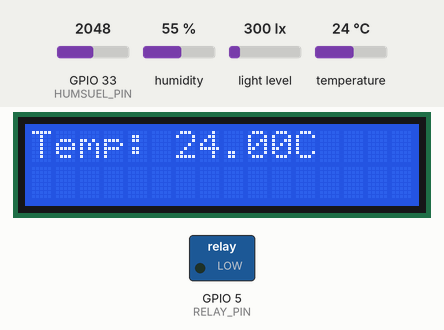
Bench run of a sketch on a simulated ESP32. On the bench: 16×2 character LCD, switched loads named in the sketch (green lamp = pin HIGH). The inputs (shaded band) are chosen by the test bench; at power-on: humidity 55 %, GPIO 33 (HUMSUEL_PIN) = 2048, light level 300 lx, temperature 24 °C. What the sketch prints to the serial monitor is not drawn.

Above: at 5.2 s.
5.3 s: humidity set to 22 %
At 7.0 s:
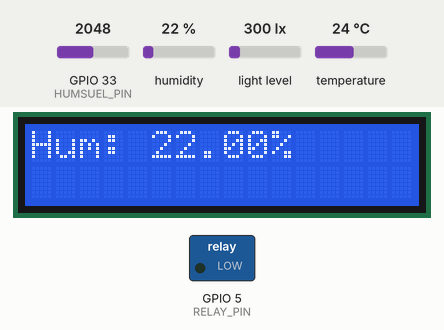
15.7 s: GPIO 33 (HUMSUEL_PIN) set to 873
At 17.1 s:
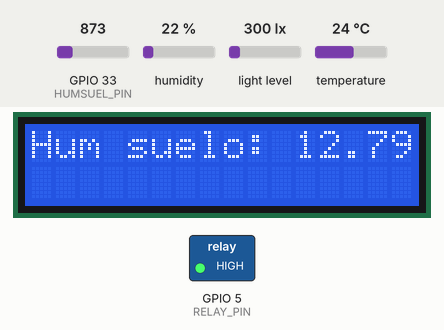
20.5 s: GPIO 33 (HUMSUEL_PIN) set to 747
At 27.2 s:
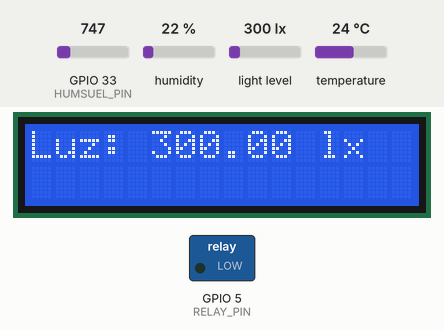
34.5 s: light level set to 40 lx
At 42.9 s:
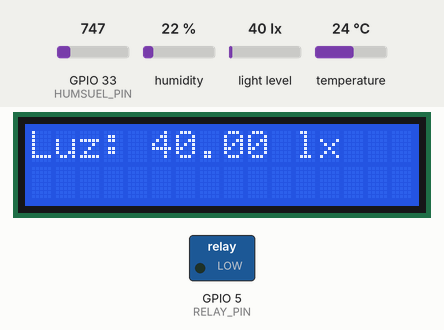
46.0 s: temperature set to 12 °C
At 53.1 s:
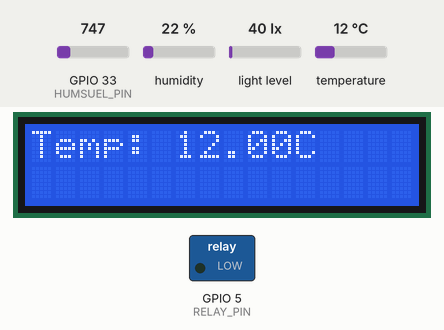
56.1 s: light level set to 500 lx
At 59.8 s:
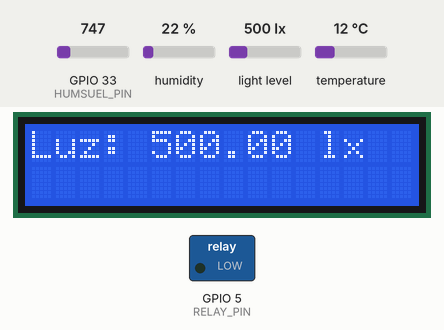
Timing chart, 0 to 61.3 s (numbered marks = the images above; inputs shaded):
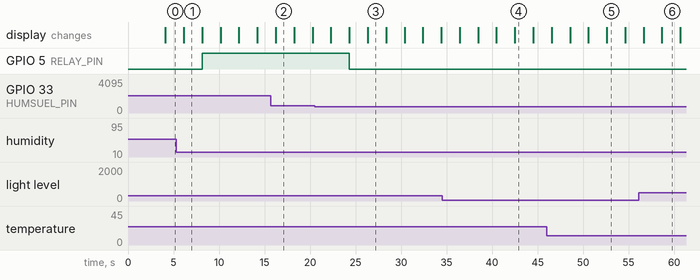

The sketch:

SensoresV2.ino
```cpp
#include <Wire.h>
#include <LiquidCrystal_I2C.h>
#include <BH1750.h>
#include "DHT.h"

// Definición de pines y variables
#define DHTPIN 4       // Pin donde está conectado el DHT22
#define DHTTYPE DHT22  // Definir tipo de sensor DHT
#define HUMSUEL_PIN 33 // Pin para la humedad del suelo
#define RELAY_PIN 5   // Pin para el relé

// Configuración del I2C
#define I2C_SDA_PIN 21 // Pin I2C para SDA
#define I2C_SCL_PIN 22 // Pin I2C para SCL

DHT dht(DHTPIN, DHTTYPE);
LiquidCrystal_I2C lcd(0x27, 16, 2); // Dirección del LCD I2C
BH1750 lightMeter;

float humedadSuavizada = 0.0;
float factorSuavizado = 0.1; // Entre 0 (cambio lento) y 1 (cambio rápido)
unsigned long tiempoAnterior = 0;
const long intervalo = 2000; // Intervalo de 2000 ms
int pantallaActual = 0;

void setup() {
  Serial.begin(115200);

  // Inicializar I2C
  Wire.begin(I2C_SDA_PIN, I2C_SCL_PIN);

  // Inicializar el BH1750
  if (lightMeter.begin()) {
    Serial.println(F("BH1750 iniciado correctamente."));
  } else {
    Serial.println(F("Error al iniciar BH1750. Verifica las conexiones."));
  }

  // Inicializar el LCD
  lcd.init();
  lcd.backlight();

  // Mostrar mensaje de bienvenida en el LCD
  lcd.setCursor(0, 0);
  lcd.print("Bienvenido!");
  lcd.setCursor(0, 1);
  lcd.print("Inicializando...");
  delay(2000); // Mostrar mensaje durante 2 segundos

  // Inicializar el DHT22
  dht.begin();

  // Inicializar el monitor serie
  delay(2000);  // Tiempo para la inicialización

  pinMode(HUMSUEL_PIN, INPUT);
  pinMode(RELAY_PIN, OUTPUT);
}

void loop() {
  // Obtén el tiempo actual
  unsigned long tiempoActual = millis();

  // Verifica si ha pasado el intervalo deseado
  if (tiempoActual - tiempoAnterior >= intervalo) {
    // Actualiza el tiempoAnterior
    tiempoAnterior = tiempoActual;

    // Alterna entre mostrar temperatura, humedad, humedad del suelo y luminosidad
    if (pantallaActual == 0) {
      // Leer y mostrar temperatura
      float temp = dht.readTemperature();
      if (!isnan(temp)) {
        lcd.clear();
        lcd.setCursor(0, 0);
        lcd.print("Temp: ");
        lcd.print(temp);
        lcd.print("C  ");

        Serial.print("Temperatura: ");
        Serial.print(temp);
        Serial.println(" *C");
      }
      pantallaActual = 1;
    } else if (pantallaActual == 1) {
      // Leer y mostrar humedad del aire
      float humidity = dht.readHumidity();
      if (!isnan(humidity)) {
        lcd.clear();
        lcd.setCursor(0, 0);
        lcd.print("Hum: ");
        lcd.print(humidity);
        lcd.print("%  ");

        Serial.print("Humedad: ");
        Serial.print(humidity);
        Serial.println(" %");
      }
      pantallaActual = 2;
    } else if (pantallaActual == 2) {
      // Leer y mostrar humedad del suelo
      int valHumsuelo = map(analogRead(HUMSUEL_PIN), 4092, 0, 0, 100);
          valHumsuelo = valHumsuelo * (100.0 / 95);
    if (valHumsuelo > 100) {
    valHumsuelo = 100;
}
      humedadSuavizada = (factorSuavizado * valHumsuelo) + ((1 - factorSuavizado) * humedadSuavizada);

      lcd.clear();
      lcd.setCursor(0, 0);
      lcd.print("Hum suelo: ");
      lcd.print(humedadSuavizada);
      lcd.print("%  ");

      Serial.print("Humedad del suelo: ");
      Serial.print(humedadSuavizada);
      Serial.println(" %");

      // Activar el relé si la humedad del suelo es menor o igual al 20%
      if (humedadSuavizada <= 20) {
        digitalWrite(RELAY_PIN, HIGH); // Activa el relé
        Serial.println("Relé activado.");
      } else {
        digitalWrite(RELAY_PIN, LOW); // Desactiva el relé
        Serial.println("Relé desactivado.");
      }

      pantallaActual = 3; // Mostrar luminosidad después de humedad del suelo
    } else if (pantallaActual == 3) {
      // Leer y mostrar luminosidad
      float lux = lightMeter.readLightLevel();
      lcd.clear();
      lcd.setCursor(0, 0);
      lcd.print("Luz: ");
      lcd.print(lux);
      lcd.print(" lx");

      Serial.print("Luz: ");
      Serial.print(lux);
      Serial.println(" lx");

      pantallaActual = 0; // Reinicia el ciclo de pantallas
    }
  }

  delay(1000);  // Leer cada 1 segundo
}
```

Measured:
- the behaviour switches between 819 and 818 on GPIO 33 (HUMSUEL_PIN) (found by bisection; images 2 and 3)
- after the input at 20.5 s, GPIO 5 (RELAY_PIN): HIGH → LOW after 3.8 s instead of 11.9 s
- what the display in image 1 shows lasts 2.1 s, from 6.1 s to 8.2 s
